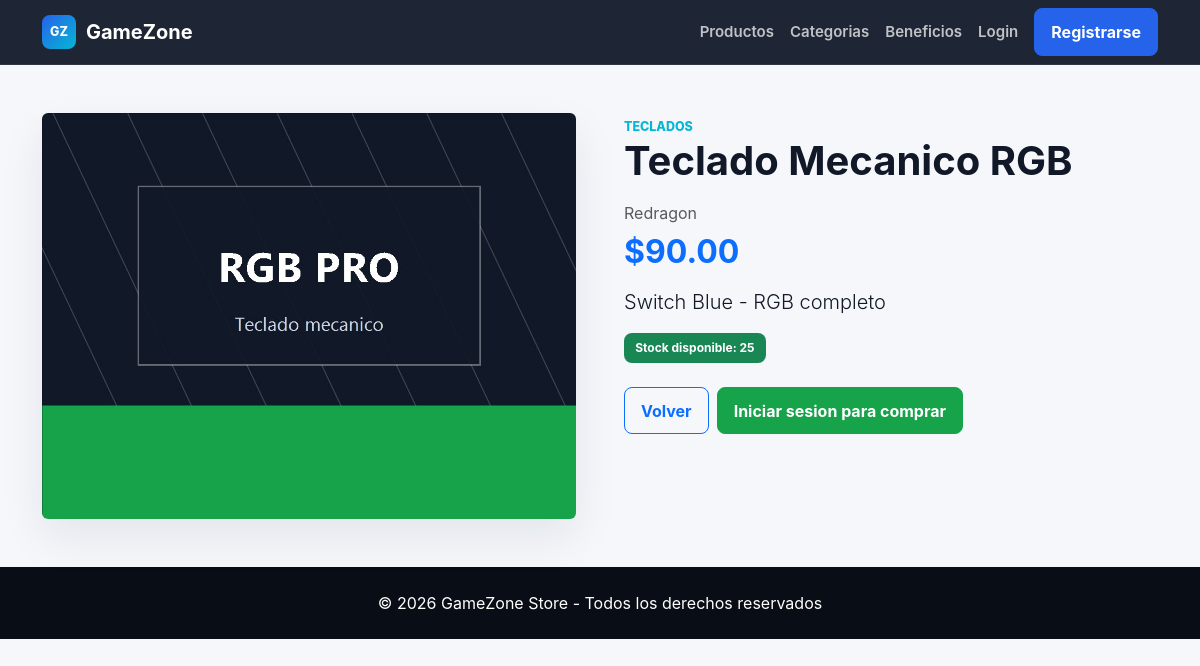
/producto.php?id=2, run on the app's committed database.
### tables this page shows
CREATE TABLE IF NOT EXISTS producto (
    id_producto INT AUTO_INCREMENT PRIMARY KEY,
    id_categoria INT NOT NULL,
    nombre VARCHAR(150) NOT NULL,
    marca VARCHAR(100) NOT NULL,
    descripcion TEXT,
    precio DECIMAL(10,2) NOT NULL,
    stock INT NOT NULL DEFAULT 0,
    imagen VARCHAR(255) DEFAULT NULL,
    estado TINYINT(1) NOT NULL DEFAULT 1,
    CONSTRAINT fk_producto_categoria FOREIGN KEY (id_categoria)
        REFERENCES categoria(id_categoria)
        ON UPDATE CASCADE
        ON DELETE RESTRICT
);

CREATE TABLE IF NOT EXISTS categoria (
    id_categoria INT AUTO_INCREMENT PRIMARY KEY,
    nombre_categoria VARCHAR(100) NOT NULL,
    descripcion TEXT
);

### config/database.php (called while the page is built, shortened)
<?php
function db(): ?PDO
{
    $dsn = 'mysql:host=' . DB_HOST . ';dbname=' . DB_NAME . ';charset=' . DB_CHARSET;
    try {
        $pdo = new PDO($dsn, DB_USER, DB_PASS, [
            PDO::ATTR_ERRMODE => PDO::ERRMODE_EXCEPTION,
            PDO::ATTR_DEFAULT_FETCH_MODE => PDO::FETCH_ASSOC,
            PDO::ATTR_EMULATE_PREPARES => false,
        ]);
        return $pdo;
    } catch (PDOException $exception) {
        $failed = true;
        $GLOBALS['db_error'] = $exception->getMessage();
        return null;
    }
}
function db_all(string $sql, array $params = []): array
{
    $pdo = db();
    try {
        $statement = $pdo->prepare($sql);
        $statement->execute($params);
        return $statement->fetchAll();
    } catch (PDOException $exception) {
        $GLOBALS['db_error'] = $exception->getMessage();
        return [];
    }
}
function db_one(string $sql, array $params = []): ?array
{
    $rows = db_all($sql, $params);
    return $rows[0] ?? null;
}
function e(?string $value): string
{
    return htmlspecialchars((string) $value, ENT_QUOTES, 'UTF-8');
}
function money(float|string|null $value): string
{
    return '$' . number_format((float) $value, 2);
}
function product_image(?string $image, string $fallback = 'producto1.jpg'): string
{
    return 'assets/img/' . $image;
}
function is_logged_in(): bool
{
    return !empty($_SESSION['usuario_id']);
}

### producto.php (the view, shortened to what this page needs)
<?php
require_once __DIR__ . '/config/database.php';
$idProducto = (int) ($_GET['id'] ?? 0);
$producto = db_one(
    'SELECT p.id_producto, p.nombre, p.marca, p.descripcion, p.precio, p.stock, p.imagen, p.estado,
            c.nombre_categoria
     FROM producto p
     INNER JOIN categoria c ON c.id_categoria = p.id_categoria
     WHERE p.id_producto = ?',
    [$idProducto]
);
$disponible = (int) $producto['estado'] === 1 && (int) $producto['stock'] > 0;
?>
<!DOCTYPE html>
<html lang="es">
<head>
    <link href="https://cdn.jsdelivr.net/npm/bootstrap@5.3.3/dist/css/bootstrap.min.css" rel="stylesheet">
    <link rel="stylesheet" href="assets/css/styles.css">
</head>
<body>
<?php include 'includes/navbar.php'; ?>
<main class="container py-5">
    <div class="row g-5 align-items-start">
        <div class="col-lg-6">
            <img class="img-fluid rounded product-detail-image" src="<?php echo e(product_image($producto['imagen'])); ?>" alt="<?php echo e($producto['nombre']); ?>">
        </div>
        <div class="col-lg-6">
            <span class="eyebrow"><?php echo e($producto['nombre_categoria']); ?></span>
            <h1 class="fw-bold mb-3"><?php echo e($producto['nombre']); ?></h1>
            <p class="text-muted mb-2"><?php echo e($producto['marca']); ?></p>
            <h2 class="text-primary fw-bold mb-3"><?php echo money($producto['precio']); ?></h2>
            <p class="lead"><?php echo e($producto['descripcion'] ?: 'Producto gamer disponible en GameZone Store.'); ?></p>
            <div class="mb-4">
                <?php if ($disponible): ?>
                    <span class="badge text-bg-success">Stock disponible: <?php echo e((string) $producto['stock']); ?></span>
                <?php else: ?>
                    <span class="badge text-bg-danger">Sin stock disponible</span>
                <?php endif; ?>
            </div>
            <div class="d-flex flex-wrap gap-2">
                <a class="btn btn-outline-primary" href="index.php#productos">Volver</a>
                <?php if (is_logged_in()): ?>
                    <form method="POST" action="favoritos.php">
                        <?php echo csrf_field(); ?>
                        <input type="hidden" name="accion" value="agregar">
                        <input type="hidden" name="id_producto" value="<?php echo e((string) $producto['id_producto']); ?>">
                        <button class="btn btn-outline-primary" <?php echo !$disponible ? 'disabled' : ''; ?>>Favorito</button>
                    </form>
                    <form method="POST" action="carrito.php">
                        <?php echo csrf_field(); ?>
                        <input type="hidden" name="accion" value="agregar">
                        <input type="hidden" name="id_producto" value="<?php echo e((string) $producto['id_producto']); ?>">
                        <button class="btn btn-success" <?php echo !$disponible ? 'disabled' : ''; ?>>Agregar al carrito</button>
                    </form>
                <?php else: ?>
                    <a class="btn btn-success" href="login.php">Iniciar sesion para comprar</a>
                <?php endif; ?>
            </div>
        </div>
    </div>
</main>
<?php include 'includes/footer.php'; ?>
</body>
</html>

### assets/css/styles.css (style rules this page uses)
:root { --ink: #111827; --muted: #6b7280; --soft: #f5f7fb; --panel: #ffffff; --line: #e5e7eb; --navy: #101828; --navy-2: #172033; --blue: #2563eb; --cyan: #06b6d4; --green: #16a34a; --red: #e11d48; --amber: #f59e0b; --shadow: 0 18px 45px rgba(17, 24, 39, 0.08); }
* { letter-spacing: 0; }
body { background: var(--soft); color: var(--ink); font-family: Inter, "Segoe UI", Arial, sans-serif; }
a { text-decoration: none; }
.btn { border-radius: 8px; font-weight: 700; padding: 0.68rem 1rem; }
.btn-success { background: var(--green); border-color: var(--green); }
.eyebrow { display: inline-flex; color: var(--cyan); font-size: 0.78rem; font-weight: 800; letter-spacing: 0; text-transform: uppercase; }
.product-detail-image { width: 100%; max-height: 520px; object-fit: cover; background: #fff; box-shadow: var(--shadow); }
.badge { border-radius: 8px; padding: 0.55rem 0.7rem; }

### data on the page
producto: imagen (picture), id_categoria.nombre_categoria "TECLADOS", nombre "Teclado Mecanico RGB", marca "Redragon", precio "$90.00", descripcion "Switch Blue - RGB completo", stock "25"
